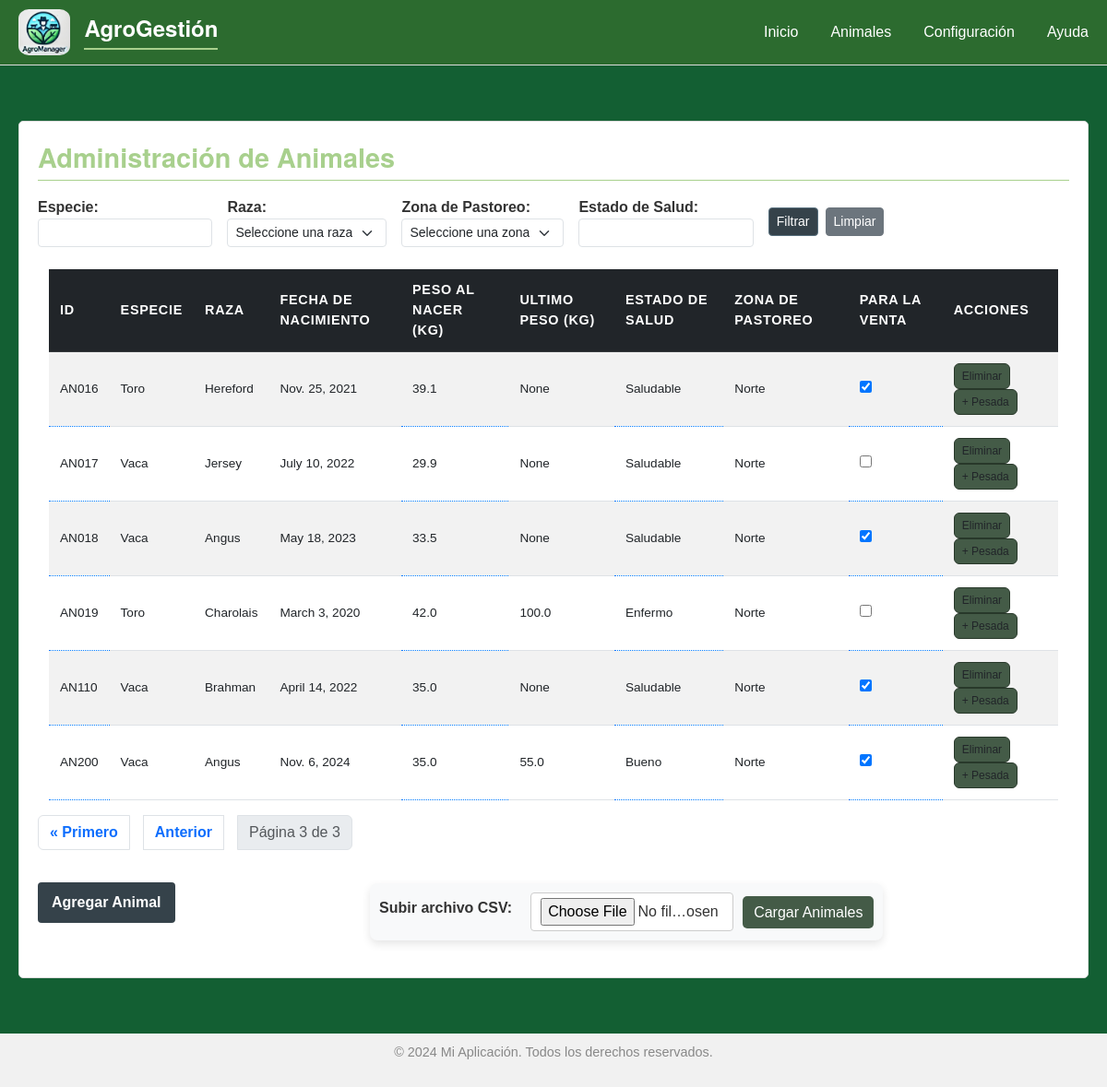
The page /admin_animales/?page=3 on the database its author committed.
### ganaderia/models.py (models this page shows, shortened)
class Animal(models.Model):
    identifier = models.CharField(max_length=50, unique=True)  # Código de identificación único
    species = models.CharField(max_length=100)                 # Especie (vaca, toro, etc.)
    breed = models.ForeignKey('Breed', on_delete=models.SET_NULL, null=True)  # Relación a Breed
    birth_date = models.DateField()                            # Fecha de nacimiento
    birth_weight = models.FloatField(default=0)                          # Peso de nacimiento
    health_status = models.CharField(max_length=100)           # Estado de salud (Ej: "Saludable", "Enfermo")
    pasture_zone = models.ForeignKey('PastureZone', on_delete=models.SET_NULL, null=True)  # Zona de pastoreo actual
    is_for_sale = models.BooleanField(default=False)           # Para marcar animales listos para la venta
    date_added = models.DateTimeField(default=timezone.now)    # Fecha de registro
    def latest_weight(self):
        latest_record = self.weight_records.order_by('-date_recorded').first()
        return latest_record.weight if latest_record else None
    def latest_weight_recorded(self):
        latest_record = self.weight_records.order_by('-date_recorded').first()
        return latest_record.date_recorded if latest_record else None

class Breed(models.Model):
    name = models.CharField(max_length=100, unique=True)  # Nombre de la raza, único
    description = models.TextField(blank=True, null=True)  # Descripción opcional de la raza
    def __str__(self):
        return self.name

class PastureZone(models.Model):
    name = models.CharField(max_length=100)                   # Nombre de la zona
    area_size = models.FloatField(default=0)                           # Tamaño en hectáreas
    grazing_capacity = models.IntegerField(default=0)                  # Capacidad de pastoreo en número de animales
    current_animals = models.ManyToManyField(Animal, blank=True, related_name='zones')  # Animales actualmente en la zona
    is_active = models.BooleanField(default=True)             # Zona activa o en descanso
    def __str__(self):
        return self.name

class WeightRecord(models.Model):
    animal = models.ForeignKey(Animal, related_name='weight_records', on_delete=models.CASCADE)  # Relación a Animal
    weight = models.FloatField()                           # Peso en kg
    date_recorded = models.DateField(default=timezone.now)  # Fecha del registro de peso

### ganaderia/views.py (the view)
# urls.py: path('admin_animales/', admin_animales, name='admin_animales'),
def admin_animales(request):
    animals = Animal.objects.all()
    animal_filter = AnimalFilter(request.GET, queryset=Animal.objects.all())
    pasture_zones = PastureZone.objects.all()
    paginator = Paginator(animal_filter.qs, 10)  # Aplica el paginador al queryset filtrado
    page_number = request.GET.get('page')
    page_obj = paginator.get_page(page_number)
    breeds_list = Breed.objects.all()
    return render(request, 'admin_animales.html', {'animals_list': page_obj, 'breeds_list': breeds_list, 'page_obj': page_obj, 'filter': animal_filter, 'pasturezones': pasture_zones})

### ganaderia/templates/admin_animales.html (shortened to what this page needs)
{% extends "base.html" %}
{% block content %}
    <div class="panel-container">
            <section class="panel" id="animals-panel">
                  <h2>Administración de Animales</h2>
                  <div class="filters-container">
                    <form method="get" class="row row-cols-lg-auto g-3 align-items-center mb-4" id="filtros">
                        <div class="col-12 filter-item">
                            <label for="species" class="form-label mb-0 small">Especie:</label>
                            <input type="text" id="species" name="species" value="{{ species }}" class="form-control form-control-sm">
                        </div>
                        <div class="col-12 filter-item">
                            <label for="breed" class="form-label mb-0 small">Raza:</label>
                            <select id="breed" name="breed" class="form-select form-select-sm">
                                <option value="">Seleccione una raza</option>
                            </select>
                        </div>
                        <div class="col-12 filter-item">
                            <label for="pasture_zone" class="form-label mb-0 small">Zona de Pastoreo:</label>
                            <select id="pasture_zone" name="pasture_zone" class="form-select form-select-sm">
                                <option value="">Seleccione una zona</option>
                            </select>
                        </div>
                        <div class="col-12 filter-item">
                            <label for="health_status" class="form-label mb-0 small">Estado de Salud:</label>
                            <input type="text" id="health_status" name="health_status" value="{{ health_status }}" class="form-control form-control-sm">
                        </div>
                        <div class="col-12 d-flex gap-2 filter-item">
                            <button type="submit" class="btn btn-primary btn-sm">Filtrar</button>
                            <a href="{% url 'admin_animales' %}" class="btn btn-secondary btn-sm">Limpiar</a>
                        </div>
                    </form>
                </div>
                  <div id="list-animales">
                      <div class="container mt-4">
                          <div class="table-responsive">
                              <table class="table table-striped table-hover align-middle animal-grid" id="animalTable">
                                  <thead class="table-dark">
                                      <tr>
                                          <th>ID</th>
                                          <th>Especie</th>
                                          <th>Raza</th>
                                          <th>Fecha de Nacimiento</th>
                                          <th>Peso al nacer (kg)</th>
                                          <th>Ultimo Peso (kg)</th>
                                          <th>Estado de Salud</th>
                                          <th>Zona de Pastoreo</th>
                                          <th>Para la Venta</th>
                                          <th>Acciones</th>
                                      </tr>
                                  </thead>
                                  <tbody>
                                      {% for animal in animals_list%}
                                        <tr data-animal-id="{{ animal.id }}">
                                            <td class="editable" data-field="identifier">{{ animal.identifier }} </td>
                                            <td data-field="species">{{ animal.species }}</td>
                                            <td data-field="breed">{{ animal.breed }}</td>
                                            <td data-field="birth_date">{{ animal.birth_date }}</td>
                                            <td class="editable" data-field="birth_weight">{{ animal.birth_weight }}</td>
                                            <td data-field="latest_weight" title="{{animal.latest_weight_recorded}}">{{ animal.latest_weight }}</td>
                                            <td class="editable" data-field="health_status">{{ animal.health_status }}</td>
                                            <td data-field="pasture_zone">{{ animal.pasture_zone }}</td>
                                            <td class="editable" data-field="is_for_sale" data-animal-id="{{ animal.id }}">
                                                <input type="checkbox" class="sale-checkbox" {% if animal.is_for_sale %}checked{% endif %}>
                                            </td>
                                            <td>
                                                <button class="btn " onclick="confirmDelete({{ animal.id }})" >Eliminar</button>
                                                <button class="btn " onclick="toggleFormPeso({{ animal.id }})" >+ Pesada</button>
                                            </td>
                                        </tr>
                                      {% endfor %}
                                  </tbody>
                              </table>
                          </div>
                      </div>
                  </div>
                  <div class="pagination" id='paginator'>
                    <nav aria-label="Page navigation">
                        <ul class="pagination">
                            {% if page_obj.has_previous %}
                                <li class="page-item">
                                    <a class="page-link" href="?page=1">&laquo; Primero</a>
                                </li>
                                <li class="page-item">
                                    <a class="page-link" href="?page={{ page_obj.previous_page_number }}">Anterior</a>
                                </li>
                            {% endif %}
                            <li class="page-item disabled">
                                <span class="page-link">
                                    Página {{ page_obj.number }} de {{ page_obj.paginator.num_pages }}
                                </span>
                            </li>
                        </ul>
                    </nav>
                </div>
                <div class="button-container">
                    <button id="show-form-button" onclick="toggleForm()" class="add-animal-btn">Agregar Animal</button>
                    <form action="{% url 'carga_bulk_animales' %}" method="post" enctype="multipart/form-data" id="cargabulk" class="file-upload-form">
                        <div class="form-row">
                            <label for="file" class="form-label">Subir archivo CSV:</label>
                            <input type="file" id="file" name="file" accept=".csv" required class="form-input">
                            <button type="submit" class="btn btn-submit">Cargar Animales</button>
                        </div>
                    </form>
              </div>
            </section>
        </div>
{% endblock %}

### ganaderia/static/css/styles.css (style rules this page uses)
body { font-family: Arial, sans-serif; margin: 0; padding: 0; background-color: #135f33; color: #333; }
h1, h2, h3, h4, h5, h6 { font-family: 'Helvetica Neue', Arial, sans-serif; font-weight: 600; }
h2 { font-size: 1.8em; line-height: 1.3; color: #a8d08d; border-bottom: 1px solid #a8d08d; padding-bottom: 0.2em; margin-bottom: 0.6em; }
nav ul { list-style: none; padding: 0; display: flex; justify-content: center; gap: 15px; }
nav ul li a { color: #ffffff; text-decoration: none; font-weight: bold; }
.panel-container { display: flex; gap: 20px; max-width: 1200px; margin: 40px auto; padding: 20px; }
#animals-panel { padding: 20px; border: 1px solid #ddd; border-radius: 5px; background-color: #ffffff; }
#show-form-button { padding: 10px 15px; font-size: 1rem; background-color: #35424a; color: #ffffff; border: none; border-radius: 4px; cursor: pointer; transition: background-color 0.3s ease; margin-bottom: 20px; }
.animal-grid { font-size: 0.85rem; }
.animal-grid thead th { font-size: 0.9rem; text-transform: uppercase; letter-spacing: 0.05em; }
.animal-grid td, .animal-grid th { padding: 0.75rem; vertical-align: middle; }
.add-animal-btn { font-size: 0.8rem; padding: 4px 10px; color: #ffffff; border: none; border-radius: 4px; cursor: pointer; transition: background-color 0.3s ease, color 0.3s ease; }
.animal-grid td button { font-size: 0.75rem; padding: 4px 8px; background-color: #445b47; border: 1px solid #28382a; }
.add-animal-btn { background-color: #506c54; font-weight: bold; }
.button-container { display: flex; align-items: center; gap: 10px; flex-wrap: wrap; }
.btn-primary { background-color: #35424a; border-color: #58707e; color: #ffffff; }
.editable { background-color: #325d47; }
th { white-space: normal; padding: 8px 10px; font-size: 0.7em; text-align: left; }
thead { height: 30px; }
th, td { text-overflow: ellipsis; overflow: hidden; max-width: 180px; }
.file-upload-form { display: flex; flex-wrap: wrap; gap: 10px; align-items: center; justify-content: start; padding: 10px; background-color: #f8f9fa; border-radius: 8px; box-shadow: 0 4px 10px rgba(0, 0, 0, 0.1); max-width: 600px; margin: 20px auto; }
.form-row { display: flex; align-items: center; gap: 10px; }
.form-label { font-size: 1em; font-weight: bold; margin-right: 10px; }
.form-input { font-size: 1em; padding: 5px 10px; width: 220px; border: 1px solid #ccc; border-radius: 4px; background-color: #fff; }
.btn-submit { padding: 6px 12px; font-size: 1em; background-color: #445b47; color: white; border: none; border-radius: 5px; cursor: pointer; transition: background-color 0.3s ease; height: 35px; }

### ganaderia/templates/base.html (style rules this page uses)
.editable { cursor: pointer; border-bottom: 1px dotted #007bff; color: #007bff; }

### ganaderia/templates/admin_animales.html (style rules this page uses)
.form-control-sm { padding: 0.2rem; height: 1.5rem; font-size: 0.875rem; }

### rows shown on the page
Animal: identifier "AN016", species "Toro", breed "Hereford", birth_date "Nov. 25, 2021", birth_weight "39.1", latest_weight "None", health_status "Saludable", pasture_zone "Norte", is_for_sale "☑"
Animal: identifier "AN017", species "Vaca", breed "Jersey", birth_date "July 10, 2022", birth_weight "29.9", latest_weight "None", health_status "Saludable", pasture_zone "Norte"
Animal: identifier "AN018", species "Vaca", breed "Angus", birth_date "May 18, 2023", birth_weight "33.5", latest_weight "None", health_status "Saludable", pasture_zone "Norte", is_for_sale "☑"
Animal: identifier "AN019", species "Toro", breed "Charolais", birth_date "March 3, 2020", birth_weight "42.0", latest_weight "100.0", health_status "Enfermo", pasture_zone "Norte"
Animal: identifier "AN110", species "Vaca", breed "Brahman", birth_date "April 14, 2022", birth_weight "35.0", latest_weight "None", health_status "Saludable", pasture_zone "Norte", is_for_sale "☑"
Animal: identifier "AN200", species "Vaca", breed "Angus", birth_date "Nov. 6, 2024", birth_weight "35.0", latest_weight "55.0", health_status "Bueno", pasture_zone "Norte", is_for_sale "☑"

### other values the page prints
{{ page_obj.number }} "3"
{{ page_obj.paginator.num_pages }} "3"
